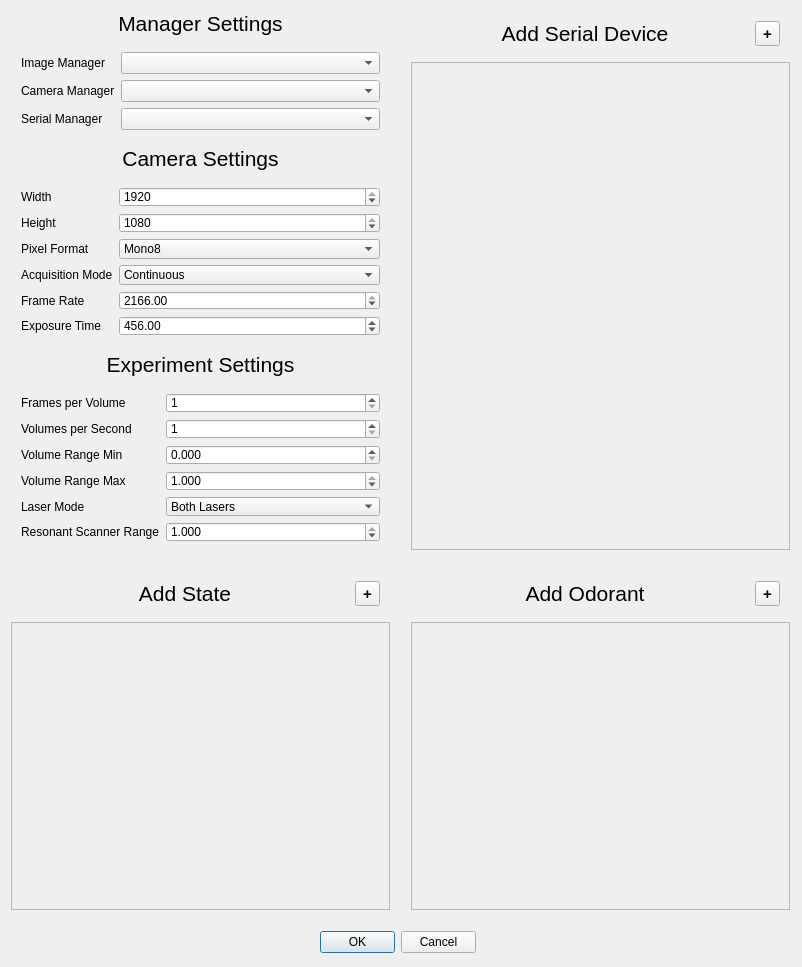
<?xml version="1.0" encoding="UTF-8"?>
<ui version="4.0">
 <class>ConfigDialog</class>
 <widget class="QDialog" name="ConfigDialog">
  <property name="geometry">
   <rect>
    <x>0</x>
    <y>0</y>
    <width>802</width>
    <height>967</height>
   </rect>
  </property>
  <property name="windowTitle">
   <string>ConfigDialog</string>
  </property>
  <widget class="QWidget" name="verticalLayoutWidget">
   <property name="geometry">
    <rect>
     <x>0</x>
     <y>0</y>
     <width>401</width>
     <height>563</height>
    </rect>
   </property>
   <layout class="QVBoxLayout" name="settingsLayout">
    <item>
     <widget class="QLabel" name="managerSettingsLabel">
      <property name="font">
       <font>
        <pointsize>16</pointsize>
       </font>
      </property>
      <property name="text">
       <string>Manager Settings</string>
      </property>
      <property name="alignment">
       <set>Qt::AlignCenter</set>
      </property>
     </widget>
    </item>
    <item>
     <layout class="QFormLayout" name="selectManagersForm">
      <property name="sizeConstraint">
       <enum>QLayout::SetDefaultConstraint</enum>
      </property>
      <property name="fieldGrowthPolicy">
       <enum>QFormLayout::AllNonFixedFieldsGrow</enum>
      </property>
      <property name="labelAlignment">
       <set>Qt::AlignLeading|Qt::AlignLeft|Qt::AlignVCenter</set>
      </property>
      <property name="formAlignment">
       <set>Qt::AlignLeading|Qt::AlignLeft|Qt::AlignVCenter</set>
      </property>
      <property name="leftMargin">
       <number>10</number>
      </property>
      <property name="topMargin">
       <number>10</number>
      </property>
      <property name="rightMargin">
       <number>10</number>
      </property>
      <property name="bottomMargin">
       <number>10</number>
      </property>
      <item row="0" column="0">
       <widget class="QLabel" name="imageManagerLabel">
        <property name="text">
         <string>Image Manager</string>
        </property>
       </widget>
      </item>
      <item row="0" column="1">
       <widget class="QComboBox" name="imageManagerComboBox"/>
      </item>
      <item row="1" column="0">
       <widget class="QLabel" name="cameraManagerLabel">
        <property name="text">
         <string>Camera Manager</string>
        </property>
       </widget>
      </item>
      <item row="1" column="1">
       <widget class="QComboBox" name="cameraManagerComboBox"/>
      </item>
      <item row="2" column="0">
       <widget class="QLabel" name="serialManagerLabel">
        <property name="text">
         <string>Serial Manager</string>
        </property>
       </widget>
      </item>
      <item row="2" column="1">
       <widget class="QComboBox" name="serialManagerComboBox"/>
      </item>
     </layout>
    </item>
    <item>
     <widget class="QLabel" name="cameraSettingsLabel">
      <property name="font">
       <font>
        <pointsize>16</pointsize>
       </font>
      </property>
      <property name="text">
       <string>Camera Settings</string>
      </property>
      <property name="alignment">
       <set>Qt::AlignCenter</set>
      </property>
     </widget>
    </item>
    <item>
     <layout class="QFormLayout" name="cameraSettingsForm">
      <property name="leftMargin">
       <number>10</number>
      </property>
      <property name="topMargin">
       <number>10</number>
      </property>
      <property name="rightMargin">
       <number>10</number>
      </property>
      <property name="bottomMargin">
       <number>10</number>
      </property>
      <item row="0" column="0">
       <widget class="QLabel" name="widthLabel">
        <property name="text">
         <string>Width</string>
        </property>
       </widget>
      </item>
      <item row="0" column="1">
       <widget class="QSpinBox" name="widthSpinBox">
        <property name="maximum">
         <number>1920</number>
        </property>
        <property name="value">
         <number>1920</number>
        </property>
       </widget>
      </item>
      <item row="1" column="0">
       <widget class="QLabel" name="heightLabel">
        <property name="text">
         <string>Height</string>
        </property>
       </widget>
      </item>
      <item row="1" column="1">
       <widget class="QSpinBox" name="heightSpinBox">
        <property name="maximum">
         <number>1080</number>
        </property>
        <property name="value">
         <number>1080</number>
        </property>
       </widget>
      </item>
      <item row="2" column="0">
       <widget class="QLabel" name="pixelFormatLabel">
        <property name="text">
         <string>Pixel Format</string>
        </property>
       </widget>
      </item>
      <item row="2" column="1">
       <widget class="QComboBox" name="pixelFormatComboBox">
        <item>
         <property name="text">
          <string>Mono8</string>
         </property>
        </item>
        <item>
         <property name="text">
          <string>Mono10p</string>
         </property>
        </item>
       </widget>
      </item>
      <item row="3" column="0">
       <widget class="QLabel" name="acquisitionModeLabel">
        <property name="text">
         <string>Acquisition Mode</string>
        </property>
       </widget>
      </item>
      <item row="3" column="1">
       <widget class="QComboBox" name="acquisitionModeComboBox">
        <item>
         <property name="text">
          <string>Continuous</string>
         </property>
        </item>
        <item>
         <property name="text">
          <string>SingleFrame</string>
         </property>
        </item>
        <item>
         <property name="text">
          <string>CoaxPress</string>
         </property>
        </item>
       </widget>
      </item>
      <item row="4" column="0">
       <widget class="QLabel" name="frameRateLabel">
        <property name="text">
         <string>Frame Rate</string>
        </property>
       </widget>
      </item>
      <item row="4" column="1">
       <widget class="QDoubleSpinBox" name="frameRateDoubleSpinBox">
        <property name="minimum">
         <double>20.000000000000000</double>
        </property>
        <property name="maximum">
         <double>2166.000000000000000</double>
        </property>
        <property name="value">
         <double>2166.000000000000000</double>
        </property>
       </widget>
      </item>
      <item row="5" column="0">
       <widget class="QLabel" name="exposureTimeLabel">
        <property name="text">
         <string>Exposure Time</string>
        </property>
       </widget>
      </item>
      <item row="5" column="1">
       <widget class="QDoubleSpinBox" name="exposureTimeDoubleSpinBox">
        <property name="minimum">
         <double>2.000000000000000</double>
        </property>
        <property name="maximum">
         <double>1000.000000000000000</double>
        </property>
        <property name="value">
         <double>456.000000000000000</double>
        </property>
       </widget>
      </item>
     </layout>
    </item>
    <item>
     <widget class="QLabel" name="experimentSettingsLabel">
      <property name="font">
       <font>
        <pointsize>16</pointsize>
       </font>
      </property>
      <property name="text">
       <string>Experiment Settings</string>
      </property>
      <property name="alignment">
       <set>Qt::AlignCenter</set>
      </property>
     </widget>
    </item>
    <item>
     <layout class="QFormLayout" name="experimentSettingsForm">
      <property name="leftMargin">
       <number>10</number>
      </property>
      <property name="topMargin">
       <number>10</number>
      </property>
      <property name="rightMargin">
       <number>10</number>
      </property>
      <property name="bottomMargin">
       <number>10</number>
      </property>
      <item row="0" column="0">
       <widget class="QLabel" name="framesPerVolumeLabel">
        <property name="text">
         <string>Frames per Volume</string>
        </property>
       </widget>
      </item>
      <item row="0" column="1">
       <widget class="QSpinBox" name="framesPerVolumeSpinBox">
        <property name="minimum">
         <number>1</number>
        </property>
        <property name="maximum">
         <number>9999</number>
        </property>
       </widget>
      </item>
      <item row="1" column="0">
       <widget class="QLabel" name="volumesPerSecondLabel">
        <property name="text">
         <string>Volumes per Second</string>
        </property>
       </widget>
      </item>
      <item row="1" column="1">
       <widget class="QSpinBox" name="volumesPerSecondSpinBox">
        <property name="minimum">
         <number>1</number>
        </property>
        <property name="maximum">
         <number>9999</number>
        </property>
       </widget>
      </item>
      <item row="2" column="0">
       <widget class="QLabel" name="volumeRangeMinLabel">
        <property name="text">
         <string>Volume Range Min</string>
        </property>
       </widget>
      </item>
      <item row="2" column="1">
       <widget class="QDoubleSpinBox" name="volumeRangeMinDoubleSpinBox">
        <property name="decimals">
         <number>3</number>
        </property>
        <property name="maximum">
         <double>1.000000000000000</double>
        </property>
        <property name="singleStep">
         <double>0.001000000000000</double>
        </property>
        <property name="value">
         <double>0.000000000000000</double>
        </property>
       </widget>
      </item>
      <item row="3" column="0">
       <widget class="QLabel" name="volumeRangeMaxLabel">
        <property name="text">
         <string>Volume Range Max</string>
        </property>
       </widget>
      </item>
      <item row="3" column="1">
       <widget class="QDoubleSpinBox" name="volumeRangeMaxDoubleSpinBox">
        <property name="decimals">
         <number>3</number>
        </property>
        <property name="maximum">
         <double>1.000000000000000</double>
        </property>
        <property name="singleStep">
         <double>0.001000000000000</double>
        </property>
        <property name="value">
         <double>1.000000000000000</double>
        </property>
       </widget>
      </item>
      <item row="4" column="0">
       <widget class="QLabel" name="laserModeLabel">
        <property name="text">
         <string>Laser Mode</string>
        </property>
       </widget>
      </item>
      <item row="4" column="1">
       <widget class="QComboBox" name="laserModeComboBox">
        <item>
         <property name="text">
          <string>Both Lasers</string>
         </property>
        </item>
        <item>
         <property name="text">
          <string>Laser 1</string>
         </property>
        </item>
        <item>
         <property name="text">
          <string>Laser 2</string>
         </property>
        </item>
       </widget>
      </item>
      <item row="5" column="0">
       <widget class="QLabel" name="resonantScannerRangeLabel">
        <property name="text">
         <string>Resonant Scanner Range</string>
        </property>
       </widget>
      </item>
      <item row="5" column="1">
       <widget class="QDoubleSpinBox" name="resonantScannerRangeDoubleSpinBox">
        <property name="decimals">
         <number>3</number>
        </property>
        <property name="maximum">
         <double>1.000000000000000</double>
        </property>
        <property name="value">
         <double>1.000000000000000</double>
        </property>
       </widget>
      </item>
     </layout>
    </item>
   </layout>
  </widget>
  <widget class="QWidget" name="verticalLayoutWidget_2">
   <property name="geometry">
    <rect>
     <x>400</x>
     <y>0</y>
     <width>401</width>
     <height>561</height>
    </rect>
   </property>
   <layout class="QVBoxLayout" name="serialConfigLayout">
    <item>
     <layout class="QHBoxLayout" name="addSerialLayout">
      <property name="leftMargin">
       <number>10</number>
      </property>
      <property name="topMargin">
       <number>10</number>
      </property>
      <property name="rightMargin">
       <number>10</number>
      </property>
      <property name="bottomMargin">
       <number>10</number>
      </property>
      <item>
       <widget class="QLabel" name="addSerialLabel">
        <property name="font">
         <font>
          <pointsize>16</pointsize>
         </font>
        </property>
        <property name="text">
         <string>Add Serial Device</string>
        </property>
        <property name="alignment">
         <set>Qt::AlignCenter</set>
        </property>
       </widget>
      </item>
      <item>
       <widget class="QToolButton" name="addSerialDevice">
        <property name="font">
         <font>
          <pointsize>11</pointsize>
          <bold>true</bold>
         </font>
        </property>
        <property name="text">
         <string>+</string>
        </property>
        <property name="iconSize">
         <size>
          <width>36</width>
          <height>36</height>
         </size>
        </property>
       </widget>
      </item>
     </layout>
    </item>
    <item>
     <widget class="QScrollArea" name="serialScrollParent">
      <property name="sizePolicy">
       <sizepolicy hsizetype="Expanding" vsizetype="Expanding">
        <horstretch>0</horstretch>
        <verstretch>0</verstretch>
       </sizepolicy>
      </property>
      <property name="widgetResizable">
       <bool>true</bool>
      </property>
      <widget class="QWidget" name="serialScrollChild">
       <property name="geometry">
        <rect>
         <x>0</x>
         <y>0</y>
         <width>397</width>
         <height>503</height>
        </rect>
       </property>
      </widget>
     </widget>
    </item>
   </layout>
  </widget>
  <widget class="QWidget" name="verticalLayoutWidget_3">
   <property name="geometry">
    <rect>
     <x>0</x>
     <y>560</y>
     <width>401</width>
     <height>361</height>
    </rect>
   </property>
   <layout class="QVBoxLayout" name="stateConfigLayout">
    <item>
     <layout class="QHBoxLayout" name="addStateLayout">
      <property name="leftMargin">
       <number>10</number>
      </property>
      <property name="topMargin">
       <number>10</number>
      </property>
      <property name="rightMargin">
       <number>10</number>
      </property>
      <property name="bottomMargin">
       <number>10</number>
      </property>
      <item>
       <widget class="QLabel" name="addStateLabel">
        <property name="font">
         <font>
          <pointsize>16</pointsize>
         </font>
        </property>
        <property name="text">
         <string>Add State</string>
        </property>
        <property name="alignment">
         <set>Qt::AlignCenter</set>
        </property>
       </widget>
      </item>
      <item>
       <widget class="QToolButton" name="addState">
        <property name="font">
         <font>
          <pointsize>11</pointsize>
          <bold>true</bold>
         </font>
        </property>
        <property name="text">
         <string>+</string>
        </property>
        <property name="iconSize">
         <size>
          <width>36</width>
          <height>36</height>
         </size>
        </property>
       </widget>
      </item>
     </layout>
    </item>
    <item>
     <widget class="QScrollArea" name="stateScrollParent">
      <property name="sizePolicy">
       <sizepolicy hsizetype="Expanding" vsizetype="Expanding">
        <horstretch>0</horstretch>
        <verstretch>0</verstretch>
       </sizepolicy>
      </property>
      <property name="widgetResizable">
       <bool>true</bool>
      </property>
      <widget class="QWidget" name="stateScrollChild">
       <property name="geometry">
        <rect>
         <x>0</x>
         <y>0</y>
         <width>397</width>
         <height>303</height>
        </rect>
       </property>
       <property name="sizePolicy">
        <sizepolicy hsizetype="Preferred" vsizetype="Expanding">
         <horstretch>1</horstretch>
         <verstretch>1</verstretch>
        </sizepolicy>
       </property>
      </widget>
     </widget>
    </item>
   </layout>
  </widget>
  <widget class="QWidget" name="verticalLayoutWidget_4">
   <property name="geometry">
    <rect>
     <x>400</x>
     <y>560</y>
     <width>401</width>
     <height>361</height>
    </rect>
   </property>
   <layout class="QVBoxLayout" name="odorantConfigLayout">
    <item>
     <layout class="QHBoxLayout" name="addOdorantLayout">
      <property name="leftMargin">
       <number>10</number>
      </property>
      <property name="topMargin">
       <number>10</number>
      </property>
      <property name="rightMargin">
       <number>10</number>
      </property>
      <property name="bottomMargin">
       <number>10</number>
      </property>
      <item>
       <widget class="QLabel" name="addOdorantLabel">
        <property name="font">
         <font>
          <pointsize>16</pointsize>
         </font>
        </property>
        <property name="text">
         <string>Add Odorant</string>
        </property>
        <property name="alignment">
         <set>Qt::AlignCenter</set>
        </property>
       </widget>
      </item>
      <item>
       <widget class="QToolButton" name="addOdorant">
        <property name="font">
         <font>
          <pointsize>11</pointsize>
          <bold>true</bold>
         </font>
        </property>
        <property name="text">
         <string>+</string>
        </property>
        <property name="iconSize">
         <size>
          <width>36</width>
          <height>36</height>
         </size>
        </property>
       </widget>
      </item>
     </layout>
    </item>
    <item>
     <widget class="QScrollArea" name="odorantScrollParent">
      <property name="sizePolicy">
       <sizepolicy hsizetype="Expanding" vsizetype="Expanding">
        <horstretch>0</horstretch>
        <verstretch>0</verstretch>
       </sizepolicy>
      </property>
      <property name="widgetResizable">
       <bool>true</bool>
      </property>
      <widget class="QWidget" name="odorantScrollChild">
       <property name="geometry">
        <rect>
         <x>0</x>
         <y>0</y>
         <width>397</width>
         <height>303</height>
        </rect>
       </property>
      </widget>
     </widget>
    </item>
   </layout>
  </widget>
  <widget class="QDialogButtonBox" name="configButtonBox">
   <property name="geometry">
    <rect>
     <x>320</x>
     <y>930</y>
     <width>156</width>
     <height>24</height>
    </rect>
   </property>
   <property name="standardButtons">
    <set>QDialogButtonBox::Cancel|QDialogButtonBox::Ok</set>
   </property>
  </widget>
 </widget>
 <layoutdefault spacing="6" margin="11"/>
 <resources/>
 <connections/>
</ui>
